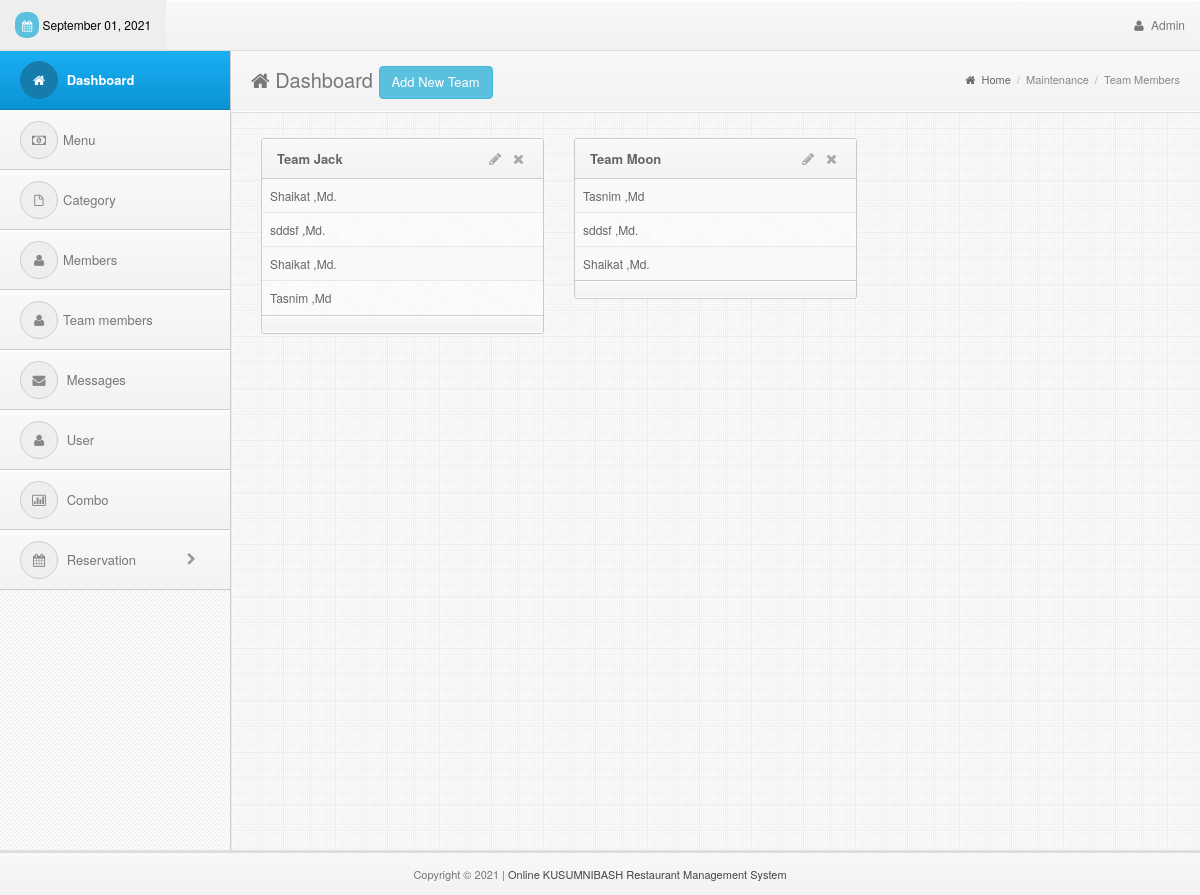
The page /admin/team_members.php (signed in) on the database its author committed.
### tables this page shows
CREATE TABLE `team_member` (
  `team_member_id` int(11) NOT NULL,
  `team_id` int(11) NOT NULL,
  `member_id` int(11) NOT NULL
);

CREATE TABLE `team` (
  `team_id` int(11) NOT NULL,
  `team_name` varchar(50) NOT NULL
);

CREATE TABLE `member` (
  `member_id` int(11) NOT NULL,
  `member_last` varchar(15) NOT NULL,
  `member_first` varchar(15) NOT NULL,
  `member_status` varchar(10) NOT NULL,
  `member_contact` varchar(30) NOT NULL,
  `member_address` varchar(100) NOT NULL
);

### admin/team_members.php (the view, shortened to what this page needs)
<!DOCTYPE html>
<html lang="en">
<head>
  <?php include('../includes/links.php');?>
</head>
<body>
<div class="navbar navbar-fixed-top bs-docs-nav" role="banner">
    <div class="conjtainer">
      <?php include('../includes/topbar.php');?>
    </div>
  </div>
<div class="content" style="margin-top:10px">
    <?php include('../includes/sidebar.php');?>
    <div class="mainbar">
      <div class="page-head">
        <h2 class="pull-left"><i class="fa fa-home"></i> Dashboard
          <a href="#addModal" class="btn btn-info" data-toggle="modal">Add New Team</a>
        </h2>
        <div class="bread-crumb pull-right">
          <a href="index.html"><i class="fa fa-home"></i> Home</a>
          <span class="divider">/</span>
          <a href="#" class="bread-current">Maintenance</a>
          <span class="divider">/</span>
          <a href="#" class="bread-current">Team Members</a>
        </div>
        <div class="clearfix"></div>
      </div>
      <div class="matter">
        <div class="container">
          <div class="row">
            <div class="col-md-12">
<?php
include('../includes/dbcon.php');
    $query=mysqli_query($con,"select * from team natural join team_member group by team_id")or die(mysqli_error($con));
      while ($row=mysqli_fetch_array($query)){
        $id=$row['team_id'];
        $team=$row['team_name'];
?>
              <div class="col-md-4">
              <div class="widget">
                <div class="widget-head">
                  <div class="pull-left"><?php echo $team;?></div>
                  <div class="widget-icons pull-right">
                    <a href="#update" data-target="#update<?php echo $id;?>" data-toggle="modal"><i class="fa fa-pencil "></i></a>
                    <a href="#delete" data-target="#delete<?php echo $id;?>" data-toggle="modal"><i class="fa fa-times"></i></a>
                  </div>
                  <div class="clearfix"></div>
                </div>
                <div class="widget-content referrer">
                  <table class="table table-striped table-bordered table-hover">
                    <tbody>
<?php
    $query1=mysqli_query($con,"select * from team_member natural join member where team_id='$id'")or die(mysqli_error($con));
      while ($row1=mysqli_fetch_array($query1)){
        $last=$row1['member_last'];
        $first=$row1['member_first'];
?>
                    <tr>
                      <td><?php echo $last." ,".$first;?></td>
                    </tr>
<?php }?>
                  </tbody></table>
                  <div class="widget-foot">
                  </div>
                </div>
              </div>
            </div>
            <?php }?>
            </div>
          </div>
        </div>
      </div>
    </div>
</div>
<?php include('../includes/footer.php');?>
</body>
</html>

### admin/css/style.css (style rules this page uses)
body { font-size: 12px; line-height: 22px; color: #666; border-top: 3px solid #eee; background:#343434 url("../img/back.png") repeat; padding-top: 37px; -webkit-font-smoothing: antialiased; }
h1,h2,h3,h4,h5,h6 { padding: 2px 0px; margin: 2px 0px; color: #777; }
h2 { font-size: 25px; line-height: 35px; }
a { color: #026b9c; }
.navbar * { font-weight: normal !important; text-shadow:none !important; }
.navbar { background-color: #f8f8f8; background: -webkit-gradient(linear, left top, left bottom, from(#f8f8f8), to(#f2f2f2)); background: -webkit-linear-gradient(top, #f8f8f8, #f2f2f2); background: -moz-linear-gradient(top, #f8f8f8, #f2f2f2); background: -ms-linear-gradient(top, #f8f8f8, #f2f2f2); background: -o-linear-gradient(top, #f8f8f8, #f2f2f2); background: linear-gradient(top, #f8f8f8, #f2f2f2); border-bottom: 1px solid #ddd; box-shadow: inset 0px 1px 1px #fff; }
.mainbar { position: relative; margin-left: 230px; margin-right: 0px; width: auto; background:#eee url("../img/main-back.png") repeat; border-left: 1px solid #ccc; z-index: 50; min-height: 800px; }
.mainbar .container { max-width:100% !important; width: 100% !important; }
.mainbar .page-head { background-color: #f8f8f8; background: -webkit-gradient(linear, left top, left bottom, from(#f8f8f8), to(#f2f2f2)); background: -webkit-linear-gradient(top, #f8f8f8, #f2f2f2); background: -moz-linear-gradient(top, #f8f8f8, #f2f2f2); background: -ms-linear-gradient(top, #f8f8f8, #f2f2f2); background: -o-linear-gradient(top, #f8f8f8, #f2f2f2); background: linear-gradient(top, #f8f8f8, #f2f2f2); padding: 8px 20px; border-bottom: 1px solid #fff; box-shadow: inset 0px 1px 1px #fff; }
.mainbar .page-head h2 { font-weight: normal; font-size: 20px; }
.mainbar .bread-crumb { font-size: 11px; margin-top: 10px; color: #aaa; }
.mainbar .bread-crumb i { margin-right: 3px; }
.mainbar .bread-crumb .divider { margin: 0px 3px; }
.mainbar .bread-crumb a { color: #666; }
.mainbar .bread-crumb a.bread-current { color: #888; }
.mainbar .matter { border-top: 1px solid #ddd; padding: 15px 0px; }
.widget { border: 1px solid #c9c9c9; border-radius: 3px; margin-top: 10px; margin-bottom: 20px; background: #fafafa url('../img/cream.png') repeat; }
.widget .table * { border-color:#e8e8e8 !important; }
.widget .table.table-bordered { margin-bottom:0px; border:0px; }
.widget .table.table-bordered tr:first-child td { border-top:0px; }
.widget .table.table-bordered tr:last-child td { border-bottom:0px; }
.widget .table.table-bordered td { border-right:1px solid #ddd; }
.widget .table.table-bordered tr td:first-child { border-left:0px; }
.widget .table.table-bordered td:last-child { border-right:0px; }
.widget .widget-head,.modal-header { background-color: #f8f8f8; background: -webkit-gradient(linear, left top, left bottom, from(#f8f8f8), to(#f2f2f2)); background: -webkit-linear-gradient(top, #f8f8f8, #f2f2f2); background: -moz-linear-gradient(top, #f8f8f8, #f2f2f2); background: -ms-linear-gradient(top, #f8f8f8, #f2f2f2); background: -o-linear-gradient(top, #f8f8f8, #f2f2f2); background: linear-gradient(top, #f8f8f8, #f2f2f2); border-top-right-radius: 3px; border-top-left-radius: 3px; text-shadow:0px 1px #fff; border-bottom: 1px solid #ccc; border-top: 1px solid #fff; color: #666; font-size: 13px; font-weight: bold; padding: 8px 15px; }
.widget .widget-head .widget-icons i { font-size: 14px; margin: 0px 4px; }
.widget .widget-head .widget-icons a { color: #aaa; }
.widget .widget-foot, .modal-footer { background-color: #f8f8f8; background: -webkit-gradient(linear, left top, left bottom, from(#f8f8f8), to(#f2f2f2)); background: -webkit-linear-gradient(top, #f8f8f8, #f2f2f2); background: -moz-linear-gradient(top, #f8f8f8, #f2f2f2); background: -ms-linear-gradient(top, #f8f8f8, #f2f2f2); background: -o-linear-gradient(top, #f8f8f8, #f2f2f2); background: linear-gradient(top, #f8f8f8, #f2f2f2); border-bottom-right-radius: 3px; border-bottom-left-radius: 3px; text-shadow:0px 1px #fff; border-bottom: 1px solid #fff; border-top: 1px solid #ccc; padding: 8px 15px; font-size: 12px; color: #555; box-shadow: inset 0px 1px 1px #fff; }

### rows shown on the page
team_member: team.team_name "Team Jack", member.member_last "Shaikat", member.member_first "Md."
team_member: member.member_last "sddsf", member.member_first "Md."
team_member: member.member_last "Shaikat", member.member_first "Md."
team_member: member.member_last "Tasnim", member.member_first "Md"
team_member: team.team_name "Team Moon", member.member_last "Tasnim", member.member_first "Md"
team_member: member.member_last "sddsf", member.member_first "Md."
team_member: member.member_last "Shaikat", member.member_first "Md."
